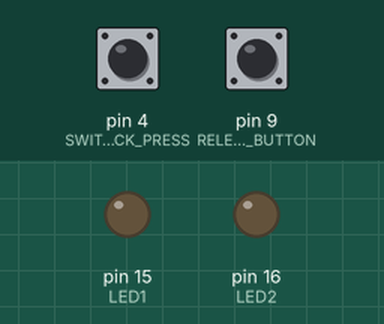
Recording of a sketch running on a simulated Arduino Leonardo, built with avr-gcc and run on an emulated ATmega32U4. On the bench: output pins drawn as LEDs (lit = HIGH). Dashed ring = blinking. The test bench sets the inputs (shaded band); at power-on: pin 9 (RELEASE_BUTTON) LOW, pin 4 (SWITCH_CLICK_PRESS) LOW. USB keyboard and mouse output is not drawn.

Above: at 0.1 s.
1.3 s: pin 9 (RELEASE_BUTTON) pulled HIGH for 0.15 s
At 2.4 s:
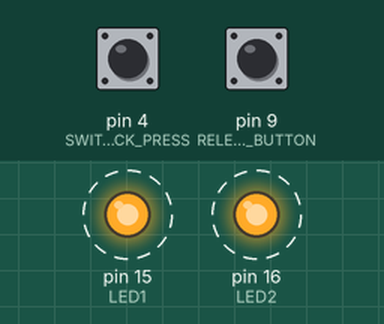
4.4 s: pin 9 (RELEASE_BUTTON) pulled HIGH for 3.2 s
At 8.0 s:
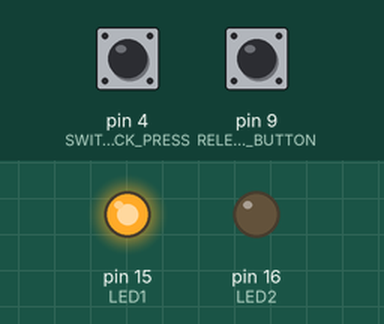
9.1 s: pin 9 (RELEASE_BUTTON) pulled HIGH for 1 s
At 13.8 s:
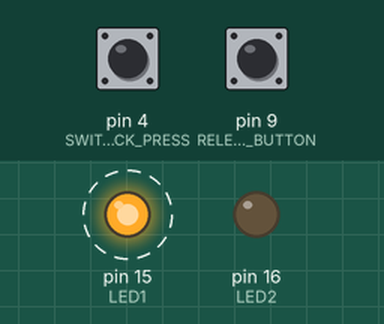
Timing chart, 0 to 19.1 s (numbered marks = the images above; inputs shaded):
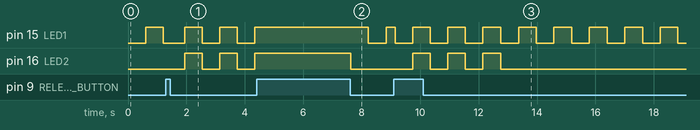

Measured:
- after the input at 1.3 s, pin 16 (LED2): alternates HIGH for 0.60 s and LOW for 0.60 s, starting after 0.64 s
- after the input at 4.4 s, pin 16 (LED2): HIGH → LOW after 3.2 s instead of 0.56 s
- after the input at 9.1 s, pin 16 (LED2): alternates HIGH for 0.60 s and LOW for 0.60 s, 6 changes in all, then stays LOW, starting after 0.64 s
- by itself, pin 15 (LED1): alternates HIGH for 0.61 s and LOW for 0.61 s

The sketch:

software_release_button.ino
```cpp
#include "Keyboard.h"
#include "Mouse.h"

#define SWITCH_CLICK_PRESS 4
#define RELEASE_BUTTON 9
#define LED1 15
#define LED2 16

#define MODE_CLICK LOW
#define MODE_PRESS HIGH
#define BUTTON_PRESSED HIGH
#define BLINK_INTERVAL_MS 600
#define WAITING_CYCLE_BEFORE_PRESS 6
int mode;
int button;
boolean readyToPress;
boolean go = false;
long lastBlink;
int ledToggle = LOW;

void setup() {
  pinMode(SWITCH_CLICK_PRESS, INPUT);
  pinMode(RELEASE_BUTTON, INPUT);
  pinMode(LED1, OUTPUT);
  pinMode(LED2, OUTPUT);
  readyToPress = digitalRead(RELEASE_BUTTON) != BUTTON_PRESSED; //se viene acceso col pulsante premuto prima deve essere liberato
  lastBlink = millis();
  Mouse.begin();
  Keyboard.begin();
}

void loop() {
  button = debounce(RELEASE_BUTTON);
  if (button == BUTTON_PRESSED) {
    if (readyToPress) {
      mode = debounce(SWITCH_CLICK_PRESS);
      int state = LOW;
      for (int i = 0;i <WAITING_CYCLE_BEFORE_PRESS;i++) {
        digitalWrite(LED1,state);
        digitalWrite(LED2,state);
        delay(BLINK_INTERVAL_MS);
        state = !state;
      }
      digitalWrite(LED1,HIGH);
      digitalWrite(LED2,HIGH);
      readyToPress = false;

      if (mode == MODE_CLICK) {
        Mouse.click(MOUSE_LEFT);
      } else if (mode == MODE_PRESS) {
        Keyboard.write(KEY_RETURN);
      }
    }
  } else {
    readyToPress = true;
  }

  if (readyToPress) {
    digitalWrite(LED2,LOW);
    if ((millis() - lastBlink) > BLINK_INTERVAL_MS) {
      lastBlink = millis();
      ledToggle = !ledToggle;
      digitalWrite(LED1,ledToggle);
    }
  }
}


int debounceDelay = 20;
boolean debounce(int pin)
{
  boolean state;
  boolean previousState;
  previousState = digitalRead(pin);
  for(int counter=0; counter < debounceDelay; counter++) {
    delay(1);
    state = digitalRead(pin);
    if( state != previousState) {
      counter = 0;
      previousState = state; }
  }
  return state;
}
```
